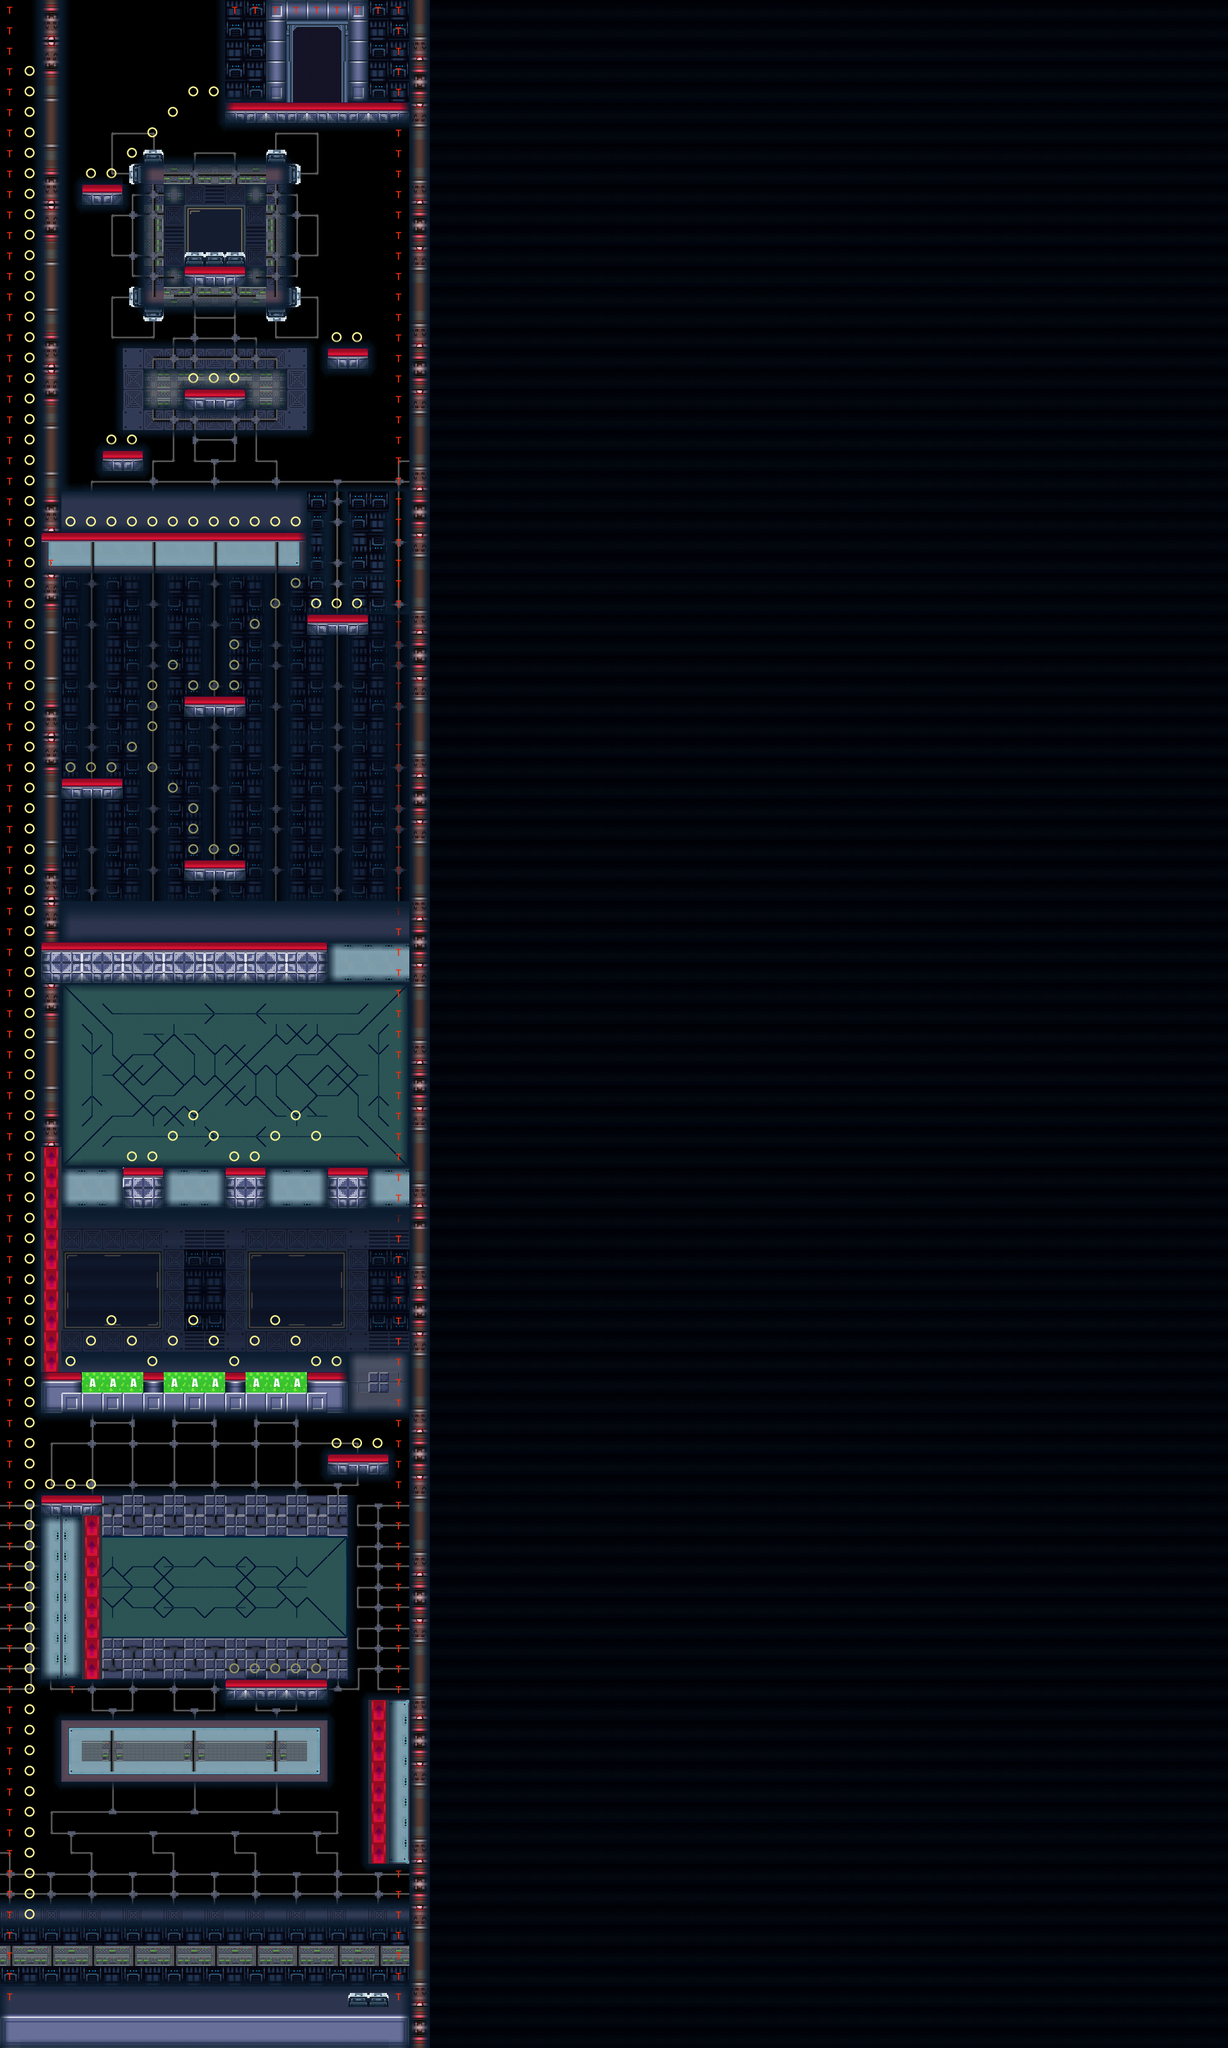

A level layout from a 2D game, rendered from its tile map. Below: a short description, then the map file with tile-grid data replaced by summaries:
An orthogonal 60x100 tile map with 32x32 px tiles, 4 tile layers (NoCollide, NoCollideFX, Collide, CollideFX).

<map version="1.5" tiledversion="1.7.2" orientation="orthogonal" renderorder="right-down" width="60" height="100" tilewidth="32" tileheight="32" infinite="0" nextlayerid="5" nextobjectid="1">
 <editorsettings>
  <export target="../new_level8S.json" format="json" />
 </editorsettings>
 <tileset firstgid="1" source="tiles/Servidores_tiles.tsx" />
 <layer id="1" name="NoCollide" width="60" height="100">
  <data>[6000 cells, 1450 non-empty, 44 distinct tile ids]</data>
 </layer>
 <layer id="2" name="NoCollideFX" width="60" height="100">
  <data>[6000 cells, 1149 non-empty, 15 distinct tile ids]</data>
 </layer>
 <layer id="3" name="Collide" width="60" height="100">
  <data>[6000 cells, 4650 non-empty, 21 distinct tile ids]</data>
 </layer>
 <layer id="4" name="CollideFX" width="60" height="100">
  <data>[6000 cells, 739 non-empty, 7 distinct tile ids]</data>
 </layer>
</map>
